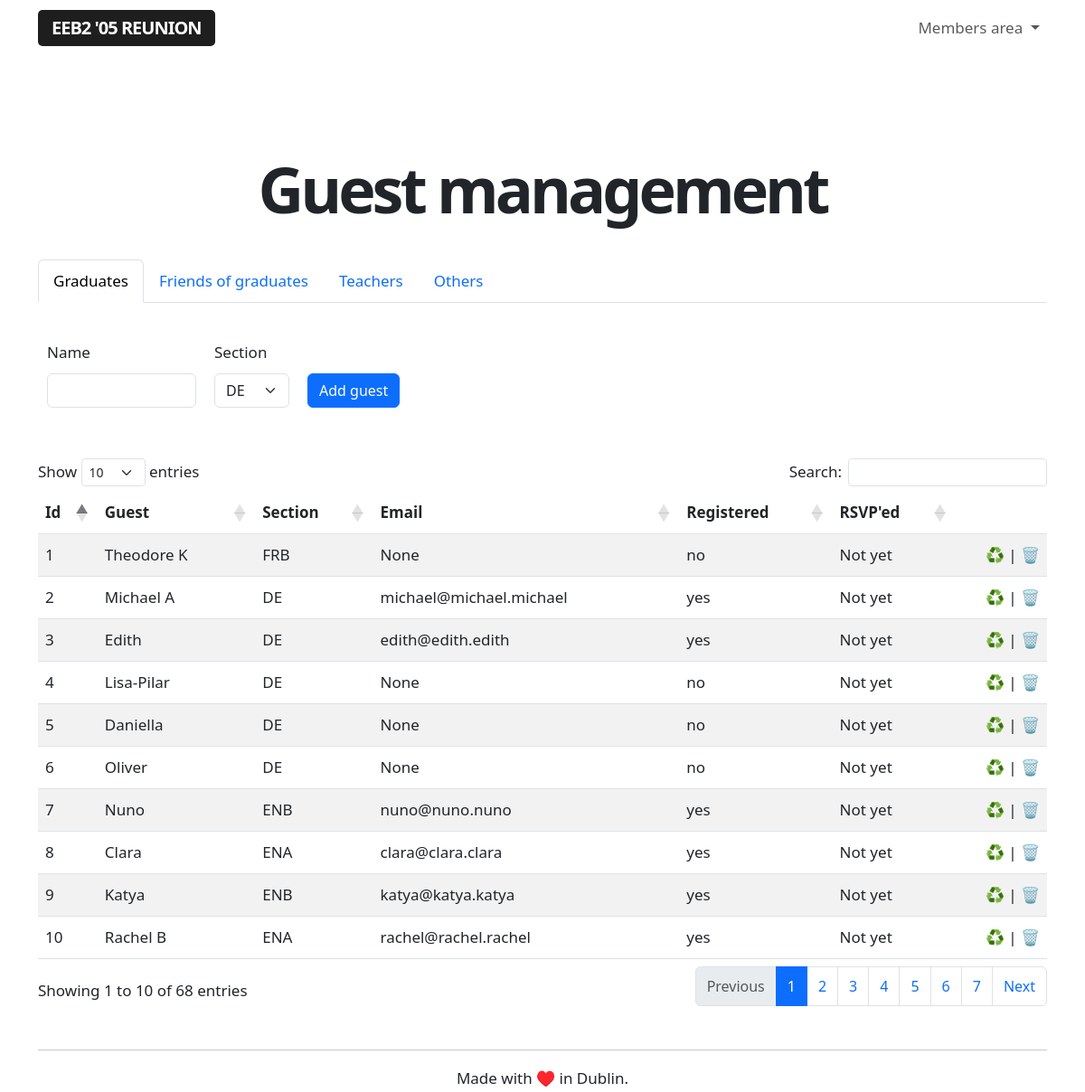
The app's page /admin/guests (signed in), older data.
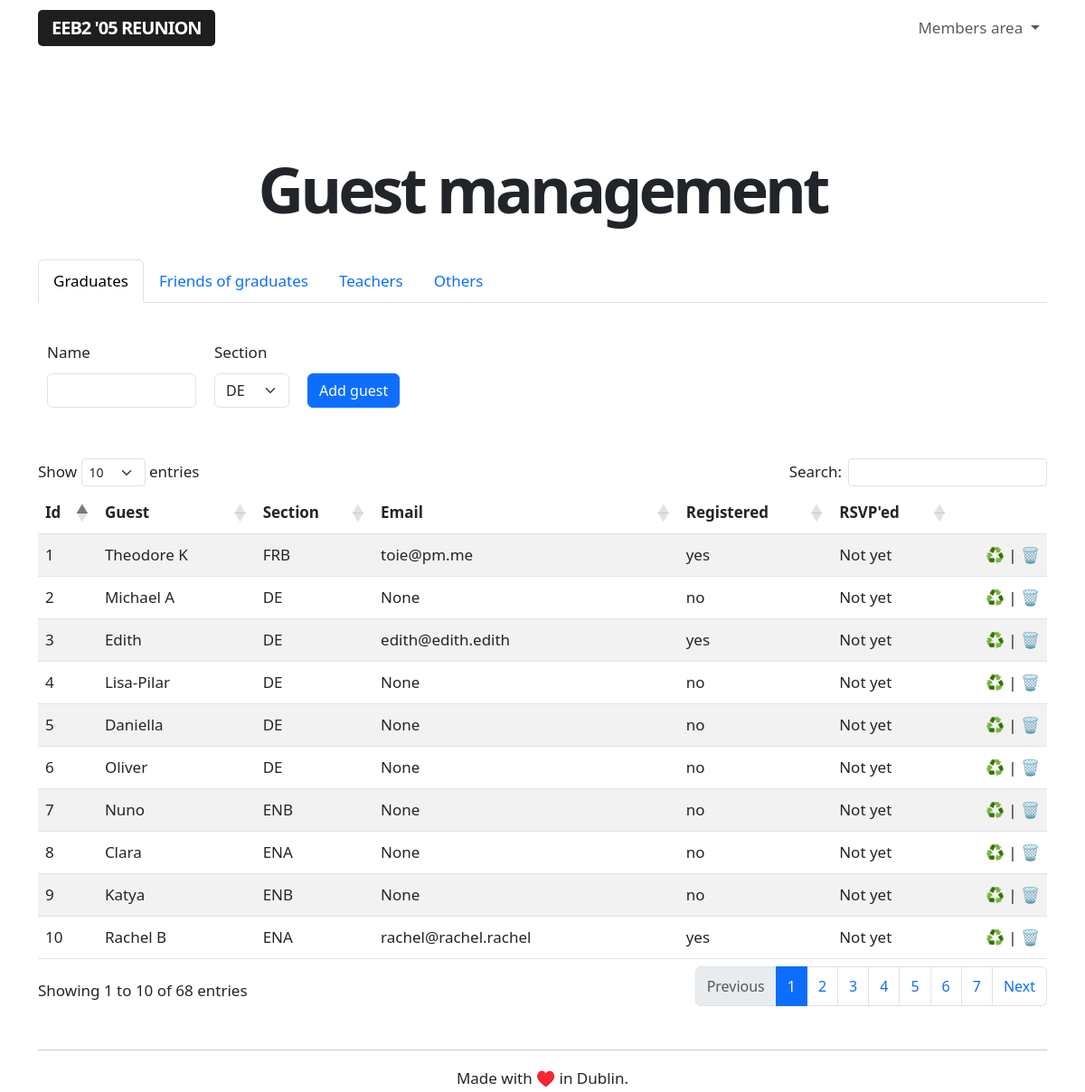
The same page, newer data.
### app/models.py (models this page shows, shortened)
class Section(db.Model):
    id = db.Column(db.Integer, primary_key=True)
    section = db.Column(db.String(64), index=True, unique=True)
    def __repr__(self):
        return '{}'.format(self.section)

class Guest(db.Model):
    id = db.Column(db.Integer, primary_key=True)
    name = db.Column(db.String(64), index=True, unique=False)
    section = db.Column(db.String(64), index=True, unique=False)
    email = db.Column(db.String(120), index=True, unique=True)
    registered = db.Column(db.String(120), index=True, unique=False)
    rsvp = db.Column(db.String(64), index=True, unique=False)

### app/routes.py (the view, shortened to what this page needs)
@app.route('/admin/guests', methods=['GET', 'POST'])
@login_required
def adminguestmanagement():
    if current_user.role == 'admin':
        guests = Guest.query.order_by(Guest.id.asc())
        friends = User.query.filter_by(role='I was friends with people who graduated in 2005').order_by(User.name.asc())
        teachers = User.query.filter_by(role='I was a teacher at the EEB2').order_by(User.name.asc())
        others = User.query.filter_by(role='Other').order_by(User.name.asc())
        form = AddGuestForm()
    else:
        flash('This is a restricted area.')
        return redirect(url_for('index'))
    return render_template("guest_management.html", title='Guest list management', guests=guests,
        friends=friends, teachers=teachers, others=others, form=form)

### app/forms.py
class AddGuestForm(FlaskForm):
    guestname = StringField('Name', validators=[DataRequired()])
    section = SelectField(u'Section', choices = [], validators = [DataRequired()])
    submit = SubmitField('Add guest')
    def __init__(self):
        super(AddGuestForm, self).__init__()
        self.section.choices = Section.query.order_by(Section.section.asc()).all()

### app/models.py (called while the page is built)
@login.user_loader
def load_user(id):
    return User.query.get(int(id))

### app/templates/guest_management.html (shortened to what this page needs)
{% extends "base.html" %}
{% block content %}
<div class="title">
    <h1>Guest management</h1>
</div>
<br>
<br>
<nav>
  <div class="nav nav-tabs" id="nav-tab" role="tablist">
    <button class="nav-link active" id="nav-graduates-tab" data-bs-toggle="tab" data-bs-target="#nav-graduates" type="button" role="tab" aria-controls="nav-graduates" aria-selected="true">Graduates</button>
    <button class="nav-link" id="nav-friends-tab" data-bs-toggle="tab" data-bs-target="#nav-friends" type="button" role="tab" aria-controls="nav-friends" aria-selected="false">Friends of graduates</button>
    <button class="nav-link" id="nav-teachers-tab" data-bs-toggle="tab" data-bs-target="#nav-teachers" type="button" role="tab" aria-controls="nav-teachers" aria-selected="false">Teachers</button>
    <button class="nav-link" id="nav-others-tab" data-bs-toggle="tab" data-bs-target="#nav-others" type="button" role="tab" aria-controls="nav-others" aria-selected="false">Others</button>
  </div>
</nav>
<div class="tab-content" id="nav-tabContent">
    <div class="tab-pane fade show active" id="nav-graduates" role="tabpanel" aria-labelledby="nav-graduates-tab" tabindex="0">
        <br>
        <form action="" method="post" novalidate>
            <table>
                <tbody>
                    <tr>
                        <td class="guesttable">
                            <p>
                                {{ form.guestname.label (class_='form-label')}} <br>
                                {{ form.guestname(size=10, class_='form-control')}}
                            </p>
                        </td>
                        <td class="guesttable">
                            <p>
                                {{ form.section.label (class_='form-label')}} <br>
                                {{ form.section(class_='form-select')}}
                            </p>
                        </td>
                        <td class="guesttable">
                            <p>{{ form.submit(class_='btn btn-primary') }}</p>
                        </td>
                    </tr>
                </tbody>
            </table>
            <br>
        </form>
        <table id="guest-management-table" class="table table-striped">
            <thead>
                <tr>
                    <th>Id</th>
                    <th>Guest</th>
                    <th>Section</th>
                    <th>Email</th>
                    <th>Registered</th>
                    <th>RSVP'ed</th>
                    <th></th>
                </tr>
            </thead>
            <tbody>
                {% for guest in guests %}
                    {% include '_guests.html' %}
                {% endfor %}
            </tbody>
        </table>
    </div>
</div>
{% endblock %}

### app/templates/base.html (shortened to what this page needs)
<!doctype html>
<html lang="en">
<head>
    <link rel="stylesheet" href="{{url_for('.static', filename='styles.css')}}">
    <link href="https://cdn.jsdelivr.net/npm/bootstrap@5.3.0-alpha1/dist/css/bootstrap.min.css" rel="stylesheet">
    <link href="https://getbootstrap.com/docs/5.3/assets/css/docs.css" rel="stylesheet">
    <link rel="stylesheet" href="https://cdnjs.cloudflare.com/ajax/libs/dropzone/5.7.1/min/dropzone.min.css">
    <link rel="stylesheet" type="text/css" href="https://cdn.datatables.net/1.10.25/css/dataTables.bootstrap5.css">
</head>
<body class="bd-example">
    <nav class="navbar navbar-expand-lg nav-container" data-bs-theme="light">
        <div class="container navigation-container">
            <a class="navbar-brand" href="/index">EEB2 '05 Reunion</a>
            <div class="login-buttons">
                <ul class="navbar-nav">
                    {% if current_user.is_anonymous %}
                    <li class="buttons-header">
                        <a class="btn btn-outline-primary login-button" href="/login" role="button">Login</a>
                        <a class="btn btn-primary" href="/register" role="button">Sign up</a>
                    </li>
                    {% else %}
                    <li class="nav-item dropdown">
                        <a class="nav-link dropdown-toggle" href="#" role="button" data-bs-toggle="dropdown" aria-expanded="false">
                            Members area
                        </a>
                    </li>
                    {% endif %}
                </ul>
            </div>
        </div>
    </nav>
<br>
<div class="container">
    <div class="full-height">
        {% block content %}{% endblock %}
    </div>
</div>
<div class="container text-center">
    <br>
    <hr>
    Made with ♥️ in Dublin.
    </div>
</body>
</html>

### app/templates/_guests.html
<tr>
    <td>{{ guest.id }}</td>
    <td>{{ guest.name }}</td>
    <td>{{ guest.section }}</td>
    <td>{{ guest.email }}</td>
    <td>{{ guest.registered }}</td>
    <td>{{ guest.rsvp }}</td>
    <td class="aligniconsright"><a class="nolinkdecoration" href="{{ url_for('resetGuest', guestid=guest.id) }}">♻️</a> | <a class="nolinkdecoration" href="{{ url_for('delete_guest', guestid=guest.id) }}">🗑️</a></td>
</tr>

### app/static/styles.css (style rules this page uses)
body { font-size: 17px !important; line-height: 30px !important; }
h1 { font-size: 70px !important; letter-spacing: -4px; text-align: center; font-weight: 800 !important; line-height: 75px !important; }
.aligniconsright { text-align: right; }
.full-height { min-height: 75vh; }
.nav-container { margin-bottom: 40px; }
.navbar-brand { background-color: #1e1e1e; color: #fff !important; padding: 6px 15px; border-radius: 5px; text-transform: uppercase; font-weight: 600; letter-spacing: -1px; }
.title h1 { margin-bottom: -20px !important; margin-top: 40px; }
.nolinkdecoration { text-decoration: none; }
.guesttable { vertical-align: bottom; padding: 10px; }

Row changes from the older to the newer data that the page shows:
changed Guest "Theodore K": email "None" → "toie@pm.me"; registered "no" → "yes"
changed Guest "Michael A": email "michael@michael.michael" → "None"; registered "yes" → "no"
changed Guest "Nuno": email "nuno@nuno.nuno" → "None"; registered "yes" → "no"
changed Guest "Clara": email "clara@clara.clara" → "None"; registered "yes" → "no"
changed Guest "Katya": email "katya@katya.katya" → "None"; registered "yes" → "no"
